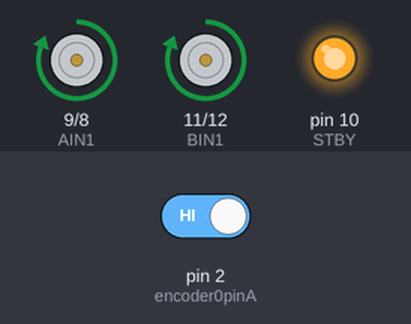
The sketch below on a simulated Arduino Uno, built with avr-gcc and run on an emulated ATmega328P. Shown: motor-driver pin pairs drawn as motors (green arrow = first pin HIGH = forward, orange = second pin HIGH = backward, longer = more drive, scaled by the enable pin, stopped while the standby pin is LOW), output pins drawn as LEDs (lit = HIGH). The inputs (shaded band) are chosen by the test bench; at power-on: pin 2 (encoder0pinA) HIGH.

Above: at 0.5 s.
At 2.37 s:
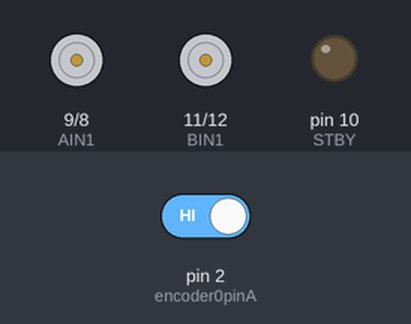
At 4.2 s:
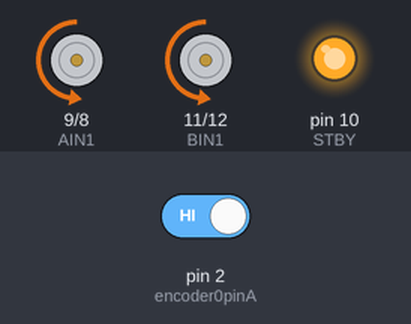
Timing chart, 0 to 5.8 s (numbered marks = the images above):
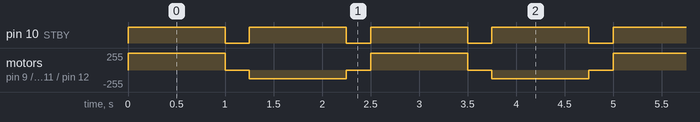

The sketch:

teensy-mtr-enc.ino
```cpp
//encoder
const byte encoder0pinA = 2;//A pin -> the interrupt pin 0
const byte encoder0pinB = 4;//B pin -> the digital pin 4
byte encoder0PinALast;
int duration;//the number of the pulses
boolean Direction;//the rotation direction

//motor B connected between B01 and B02

int STBY = 10; //standby

//Motor A
int PWMA = 3; //Speed control
int AIN1 = 9; //Direction
int AIN2 = 8; //Direction

//Motor B
int PWMB = 5; //Speed control
int BIN1 = 11; //Direction
int BIN2 = 12; //Direction

void setup(){
  pinMode(STBY, OUTPUT);

  pinMode(PWMA, OUTPUT);
  pinMode(AIN1, OUTPUT);
  pinMode(AIN2, OUTPUT);

  pinMode(PWMB, OUTPUT);
  pinMode(BIN1, OUTPUT);
  pinMode(BIN2, OUTPUT);
  EncoderInit();//Initialize the module
}

void loop(){
  maju();
  Serial.print("Pulse:");
  Serial.println(duration);
  duration = 0;
  delay(1000); //go for 1 second
  stop(); //stop
  delay(250); //hold for 250ms until move again
  mundur();
  Serial.print("Pulse:");
  Serial.println(duration);
  duration = 0;
  delay(1000);
  stop();
  delay(250);
}

void maju(){
  move(1, 255, 1); //motor 1, full speed, left
  move(2, 255, 1); //motor 2, full speed, left
}

void mundur(){
  move(1, 128, 0); //motor 1, half speed, right
  move(2, 128, 0); //motor 2, half speed, right
}

void move(int motor, int speed, int direction){
//Move specific motor at speed and direction
//motor: 0 for B 1 for A
//speed: 0 is off, and 255 is full speed
//direction: 0 clockwise, 1 counter-clockwise

  digitalWrite(STBY, HIGH); //disable standby

  boolean inPin1 = LOW;
  boolean inPin2 = HIGH;

  if(direction == 1){
    inPin1 = HIGH;
    inPin2 = LOW;
  }

  if(motor == 1){
    digitalWrite(AIN1, inPin1);
    digitalWrite(AIN2, inPin2);
    analogWrite(PWMA, speed);
  }else{
    digitalWrite(BIN1, inPin1);
    digitalWrite(BIN2, inPin2);
    analogWrite(PWMB, speed);
  }
}

void stop(){
//enable standby
  digitalWrite(STBY, LOW);
}
```

encoder.ino
```cpp
void EncoderInit()
{
  Direction = true;//default -> Forward
  pinMode(encoder0pinB,INPUT);
  attachInterrupt(0, wheelSpeed, CHANGE);
}

void wheelSpeed()
{
  int Lstate = digitalRead(encoder0pinA);
  if((encoder0PinALast == LOW) && Lstate==HIGH)
  {
    int val = digitalRead(encoder0pinB);
    if(val == LOW && Direction)
    {
      Direction = false; //Reverse
    }
    else if(val == HIGH && !Direction)
    {
      Direction = true;  //Forward
    }
  }
  encoder0PinALast = Lstate;

  if(!Direction)  duration++;
  else  duration--;
}
```

Measured:
- by itself, pin 10 (STBY): alternates HIGH for 1.0 s and LOW for 0.25 s
- by itself, motor on pin 9 (AIN1) / pin 8 (AIN2), motor on pin 11 (BIN1) / pin 12 (BIN2): repeats every 2.5 s: stopped 0.25 s, backward 128/255 1.0 s, stopped 0.25 s, forward 255/255 1.0 s
